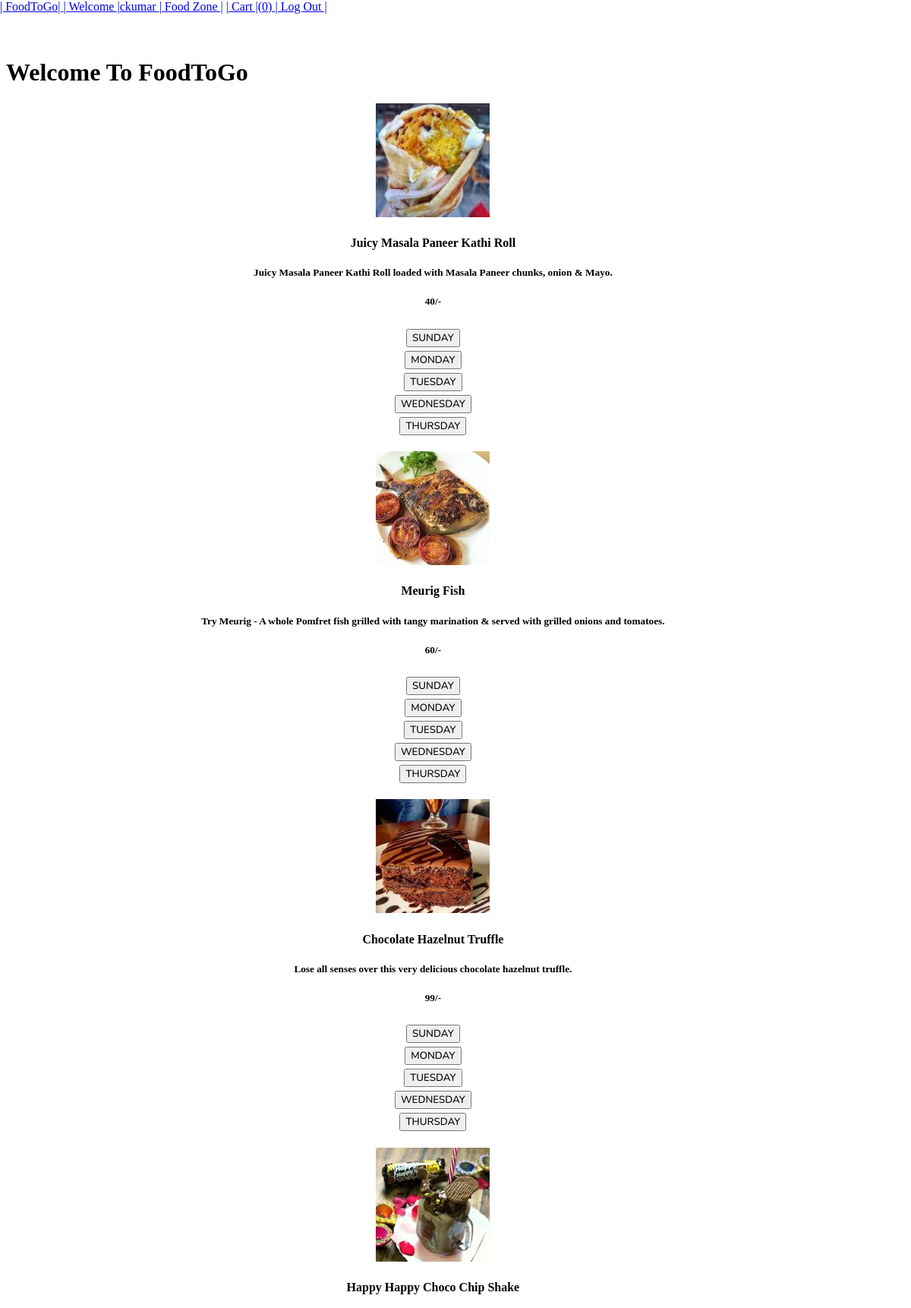
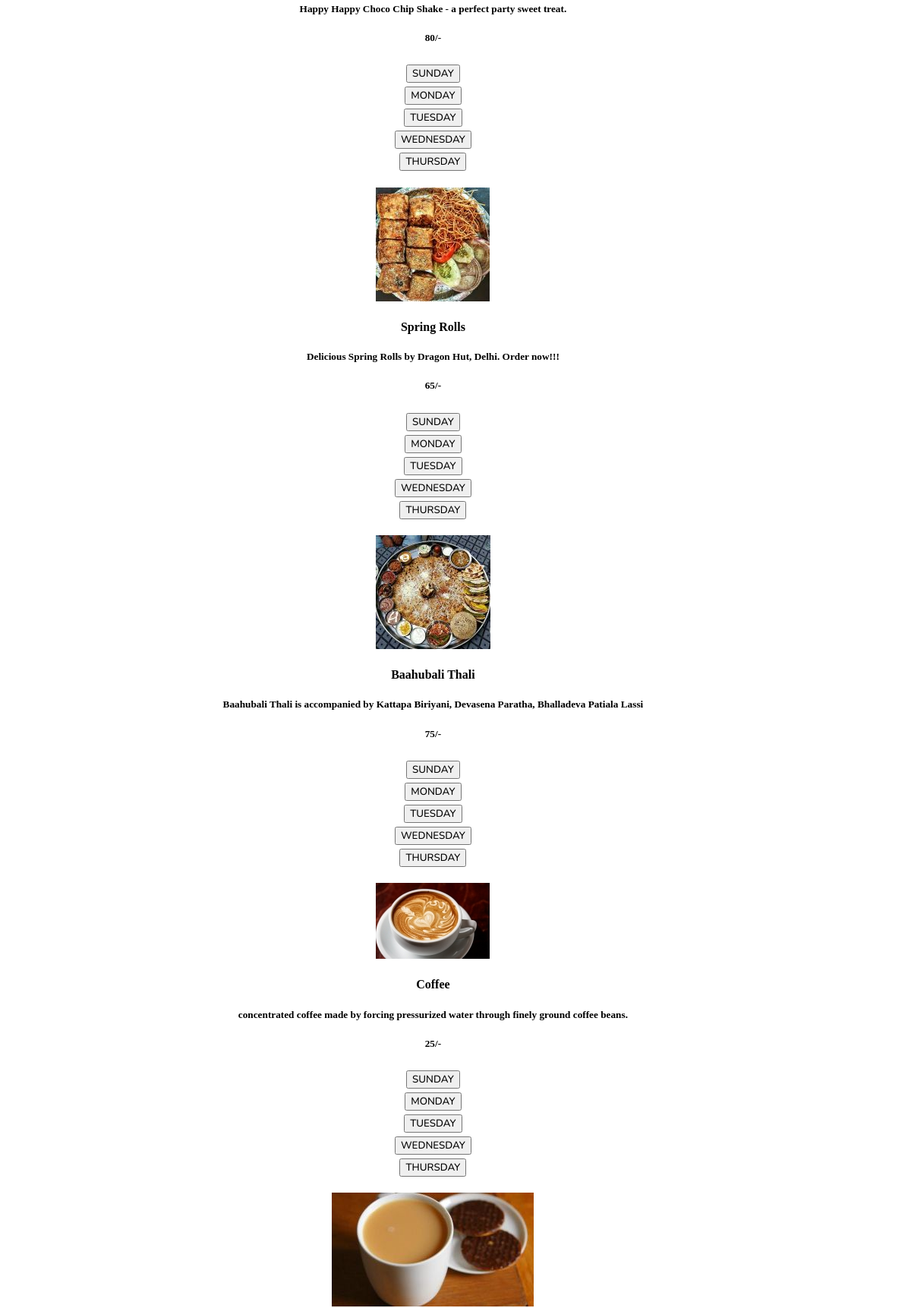
Screenshot of /foodlist.php (signed in, upper part) with the database file from the repository (2 pictures, top to bottom).
### tables this page shows
CREATE TABLE `food` (
  `F_ID` int(30) NOT NULL,
  `name` varchar(30) NOT NULL,
  `price` int(30) NOT NULL,
  `description` varchar(200) NOT NULL,
  `R_ID` int(30) NOT NULL,
  `images_path` varchar(200) NOT NULL,
  `options` varchar(10) NOT NULL DEFAULT 'ENABLE'
);

### foodlist.php (the view, shortened to what this page needs)
<!DOCTYPE html>
<html lang="en">
<head>
    <link href="https://cdnjs.cloudflare.com/ajax/libs/font-awesome/5.10.0/css/all.min.css" rel="stylesheet">
    <link href="https://cdn.jsdelivr.net/npm/bootstrap-icons@1.4.1/font/bootstrap-icons.css" rel="stylesheet">
    <link href="lib/animate/animate.min.css" rel="stylesheet">
    <link href="lib/owlcarousel/assets/owl.carousel.min.css" rel="stylesheet">
    <link href="lib/tempusdominus/css/tempusdominus-bootstrap-4.min.css" rel="stylesheet" />
    <link href="css/style.css" rel="stylesheet">
</head>
<body>
    <div class="container-xxl bg-white p-0">
        <?php
        if(isset($_SESSION['login_user1'])){
        ?>
        <div class="container-xxl position-relative p-0">
            <nav class="navbar navbar-expand-lg navbar-dark bg-dark px-4 px-lg-5 py-3 py-lg-0">
                    <a href="index.php">| FoodToGo| </a>
                    <a href="#"><span class="glyphicon glyphicon-user"></span>| Welcome |<?php echo $_SESSION['login_user1']; ?> </a>
                    <a href="myrestaurant.php">| MANAGER CONTROL PANEL| </a>
                    <a href="logout_m.php"><span class="glyphicon glyphicon-log-out"></span>| Log Out |
        <?php
        }
        else if (isset($_SESSION['login_user2'])) {
          ?>
            <div class="container-xxl position-relative p-0">
            <nav class="navbar navbar-expand-lg navbar-dark bg-dark px-4 px-lg-5 py-3 py-lg-0">
            <a href="index.php">| FoodToGo| </a>
            <a href="#"><span class="glyphicon glyphicon-user"></span>| Welcome |<?php echo $_SESSION['login_user2']; ?> </a>
                   <a href="foodlist.php"><span class="glyphicon glyphicon-cutlery"></span>| Food Zone |</a>
                  <a href="cart.php"><span class="glyphicon glyphicon-shopping-cart"></span>| Cart  |(<?php
                      if(isset($_SESSION["cart"])){
                      $count = count($_SESSION["cart"]);
                      echo "$count";
                    }
                      else
                        echo "0";
                      ?>) </a>
                    <a href="logout_u.php"><span class="glyphicon glyphicon-log-out"></span>| Log Out |</a>
        <?php
        }
        ?>
                </div>
              </div>
        <div class="jumbotron">
          <div class="container text-center">
            <h1>Welcome To FoodToGo</h1>
          </div>
        </div>
        <div class="container" style="width:95%;">
        <?php
        $conn = Connect();
        $sql = "SELECT * FROM FOOD WHERE options = 'ENABLE' ORDER BY F_ID";
        $result = mysqli_query($conn, $sql);
        if (mysqli_num_rows($result) > 0)
        {
          $count=0;
          while($row = mysqli_fetch_assoc($result)){
            if ($count == 0)
              echo "<div class='row'>";
        ?>
        <div class="col-md-3">
        <form method="post" action="cart.php?action=add&id=<?php echo $row["F_ID"]; ?>">
        <div class="mypanel" align="center";>
        <img src="<?php echo $row["images_path"]; ?>" class="img-responsive">
        <h4 class="text-dark"><?php echo $row["name"]; ?></h4>
        <h5 class="text-info"><?php echo $row["description"]; ?></h5>
        <h5 class="text-danger"> <?php echo $row["price"]; ?>/-</h5>
        <input type="submit" name="add" style="margin-top:5px;" class="btn btn-success" value="sunday">
        </form>
         <form method="post" action="cart.php?action=add&id=<?php echo $row["F_ID"]; ?>">
        <input type="submit" name="add" style="margin-top:5px;" class="btn btn-success" value="Monday">
        </form>
        <form method="post" action="cart.php?action=add&id=<?php echo $row["F_ID"]; ?>">
        <input type="submit" name="add" style="margin-top:5px;" class="btn btn-success" value="Tuesday">
        </form>
        <form method="post" action="cart.php?action=add&id=<?php echo $row["F_ID"]; ?>">
        <input type="submit" name="add" style="margin-top:5px;" class="btn btn-success" value="Wednesday">
        </form>
        <form method="post" action="cart.php?action=add&id=<?php echo $row["F_ID"]; ?>">
        <input type="submit" name="add" style="margin-top:5px;" class="btn btn-success" value="Thursday">
        </form>
        </div>
        </div>
        <?php
        $count++;
        if($count==4)
        {
          $count=0;
        }
        }
        ?>
          <?php
        }
        ?>
</body>
</html>

### css/style.css (style rules this page uses)
:root { --primary: #FEA116; --light: #F1F8FF; --dark: #0F172B; }
.btn { font-family: 'Nunito', sans-serif; font-weight: 500; text-transform: uppercase; transition: .5s; }
@media (min-width: 992px) { .navbar-dark { position: absolute; width: 100%; top: 0; left: 0; z-index: 999; background: transparent !important; } }

### rows the page displays
food: images_path (picture), name "Juicy Masala Paneer Kathi Roll", description "Juicy Masala Paneer Kathi Roll loaded with Masala Paneer chunks, onion & Mayo.", price "40"
food: images_path (picture), name "Meurig Fish", description "Try Meurig - A whole Pomfret fish grilled with tangy marination & served with grilled onions and tomatoes.", price "60"
food: images_path (picture), name "Chocolate Hazelnut Truffle", description "Lose all senses over this very delicious chocolate hazelnut truffle.", price "99"
food: images_path (picture), name "Happy Happy Choco Chip Shake", description "Happy Happy Choco Chip Shake - a perfect party sweet treat.", price "80"
food: images_path (picture), name "Spring Rolls", description "Delicious Spring Rolls by Dragon Hut, Delhi. Order now!!!", price "65"
food: images_path (picture), name "Baahubali Thali", description "Baahubali Thali is accompanied by Kattapa Biriyani, Devasena Paratha, Bhalladeva Patiala Lassi", price "75"
food: images_path (picture), name "Coffee", description "concentrated coffee made by forcing pressurized water through finely ground coffee beans.", price "25"
food: images_path (picture)

### other values shown
$_SESSION['login_user2'] "ckumar"
